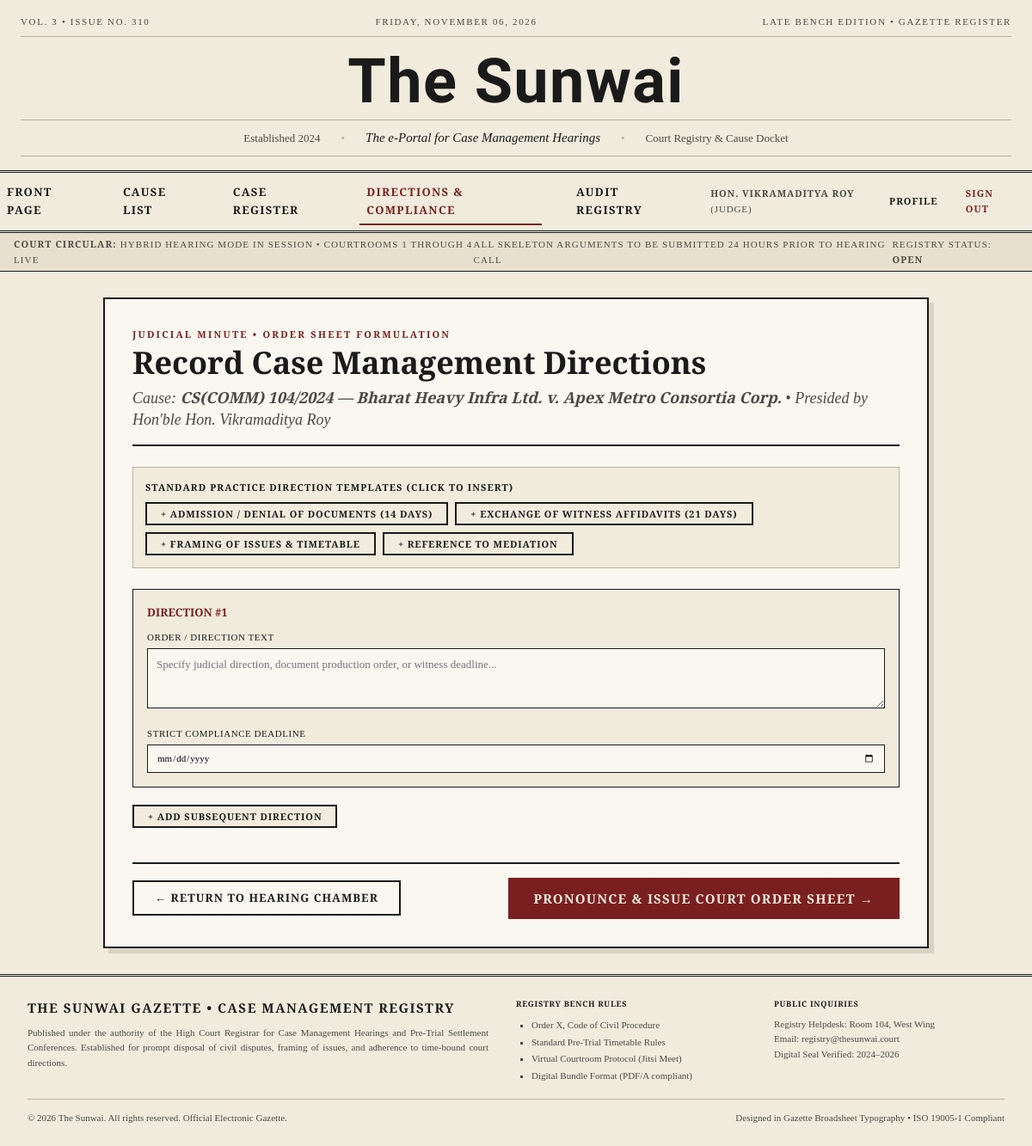
Screenshot of /directions/record/1/ (signed in) with the database file from the repository.
### accounts/models.py (models this page shows, shortened)
class User(AbstractUser):
    class Role(models.TextChoices):
        JUDGE = 'judge', 'Judge'
        REGISTRAR = 'registrar', 'Registrar'
        ADVOCATE = 'advocate', 'Advocate'
        LITIGANT = 'litigant', 'Litigant'
        ADMIN = 'admin', 'Admin'
    username = None  # Remove username field
    email = models.EmailField('email address', unique=True)
    role = models.CharField(
        max_length=20,
        choices=Role.choices,
        default=Role.LITIGANT,
    )
    bar_number = models.CharField(
        max_length=50, blank=True,
        help_text='Bar Council enrollment number (advocates only)',
    )
    court_designation = models.CharField(
        max_length=200, blank=True,
        help_text='Court/bench designation (judges only)',
    )
    phone = models.CharField(max_length=20, blank=True)
    USERNAME_FIELD = 'email'
    REQUIRED_FIELDS = ['first_name', 'last_name']
    objects = UserManager()
    class Meta:
        ordering = ['last_name', 'first_name']
    @property
    def display_name(self):
        if self.role == self.Role.JUDGE:
            return f'Hon. {self.get_full_name()}'
        elif self.role == self.Role.ADVOCATE:
            return f'Adv. {self.get_full_name()}'
        return self.get_full_name()
    @property
    def is_judge(self):
        return self.role == self.Role.JUDGE
    @property
    def is_registrar(self):
        return self.role == self.Role.REGISTRAR

### cases/models.py (models this page shows, shortened)
class Case(models.Model):
    class CaseType(models.TextChoices):
        CIVIL = 'civil', 'Civil Suit'
        CRIMINAL = 'criminal', 'Criminal Case'
        WRIT = 'writ', 'Writ Petition'
        APPEAL = 'appeal', 'Appeal'
        ARBITRATION = 'arbitration', 'Arbitration'
        FAMILY = 'family', 'Family Matter'
        COMMERCIAL = 'commercial', 'Commercial Dispute'
    class Status(models.TextChoices):
        FILED = 'filed', 'Filed'
        PENDING = 'pending', 'Pending'
        ACTIVE = 'active', 'Active'
        RESERVED = 'reserved', 'Reserved for Orders'
        DISPOSED = 'disposed', 'Disposed'
        ARCHIVED = 'archived', 'Archived'
    class Stage(models.TextChoices):
        FILING = 'filing', 'Filing'
        NOTICE = 'notice', 'Notice Stage'
        PLEADINGS = 'pleadings', 'Pleadings'
        CASE_MGMT = 'case_mgmt', 'Case Management'
        TRIAL = 'trial', 'Trial'
        ARGUMENTS = 'arguments', 'Arguments'
        JUDGMENT = 'judgment', 'Judgment'
    case_no = models.CharField(max_length=50, unique=True, db_index=True)
    title = models.CharField(
        max_length=300,
        help_text='e.g. "Smith v. Jones Corporation"',
    )
    case_type = models.CharField(max_length=20, choices=CaseType.choices)
    status = models.CharField(
        max_length=20, choices=Status.choices, default=Status.FILED,
    )
    stage = models.CharField(
        max_length=20, choices=Stage.choices, default=Stage.FILING,
    )
    filing_date = models.DateField(auto_now_add=True)
    judge = models.ForeignKey(
        settings.AUTH_USER_MODEL,
        on_delete=models.SET_NULL,
        null=True, blank=True,
        related_name='assigned_cases',
        limit_choices_to={'role': 'judge'},
    )
    description = models.TextField(blank=True)
    created_at = models.DateTimeField(auto_now_add=True)
    updated_at = models.DateTimeField(auto_now=True)
    class Meta:
        ordering = ['-created_at']
        verbose_name_plural = 'cases'

### hearings/models.py (models this page shows, shortened)
class Hearing(models.Model):
    class HearingStatus(models.TextChoices):
        UPCOMING = 'upcoming', 'Upcoming'
        IN_PROGRESS = 'in_progress', 'In Progress'
        COMPLETED = 'completed', 'Completed'
        ADJOURNED = 'adjourned', 'Adjourned'
    slot = models.OneToOneField(
        'scheduling.HearingSlot',
        on_delete=models.CASCADE,
        related_name='hearing',
    )
    status = models.CharField(
        max_length=20,
        choices=HearingStatus.choices,
        default=HearingStatus.UPCOMING,
    )
    jitsi_room_name = models.CharField(max_length=200, blank=True)
    started_at = models.DateTimeField(null=True, blank=True)
    ended_at = models.DateTimeField(null=True, blank=True)
    summary = models.TextField(blank=True, help_text='Post-hearing summary')
    class Meta:
        ordering = ['-slot__date', '-slot__start_time']

### scheduling/models.py (models this page shows, shortened)
class HearingSlot(models.Model):
    class SlotStatus(models.TextChoices):
        SCHEDULED = 'scheduled', 'Scheduled'
        CONFIRMED = 'confirmed', 'Confirmed'
        RESCHEDULED = 'rescheduled', 'Rescheduled'
        CANCELLED = 'cancelled', 'Cancelled'
        COMPLETED = 'completed', 'Completed'
    case = models.ForeignKey(
        'cases.Case', on_delete=models.CASCADE, related_name='hearing_slots',
    )
    date = models.DateField(db_index=True)
    start_time = models.TimeField()
    end_time = models.TimeField()
    courtroom = models.ForeignKey(
        Courtroom, on_delete=models.SET_NULL,
        null=True, blank=True, related_name='slots',
    )
    judge = models.ForeignKey(
        settings.AUTH_USER_MODEL,
        on_delete=models.SET_NULL,
        null=True, related_name='hearing_slots',
        limit_choices_to={'role': 'judge'},
    )
    status = models.CharField(
        max_length=20, choices=SlotStatus.choices, default=SlotStatus.SCHEDULED,
    )
    purpose = models.CharField(max_length=200, default='Case Management Hearing')
    notes = models.TextField(blank=True)
    created_at = models.DateTimeField(auto_now_add=True)
    updated_at = models.DateTimeField(auto_now=True)
    class Meta:
        ordering = ['date', 'start_time']

### directions/views.py (the view, shortened to what this page needs)
# urls.py: path('record/<int:hearing_id>/', views.record_directions, name='record_directions'),
@login_required
def record_directions(request, hearing_id):
    if not request.user.is_judge:
        messages.error(request, 'Only judges can record directions.')
        return redirect('dashboard:front_page')
    hearing = get_object_or_404(Hearing, pk=hearing_id)
    templates = DirectionTemplate.objects.filter(is_active=True)
    context = {
        'hearing': hearing,
        'case': hearing.slot.case,
        'templates': templates,
    }
    return render(request, 'directions/record_directions.html', context)

### templates/directions/record_directions.html (shortened to what this page needs)
{% extends "base.html" %}
{% load static %}
{% block content %}
<div style="max-width: 960px; margin: 30px auto; padding: 32px; background: var(--cream); border: 2px solid var(--ink); box-shadow: 6px 6px 0px rgba(26,26,26,0.12);"
     x-data="{
        directions: [
            { id: 1, text: '', deadline: '' }
        ],
        addDirection() {
            const nextId = this.directions.length + 1;
            this.directions.push({ id: nextId, text: '', deadline: '' });
        },
        useTemplate(text) {
            this.directions[this.directions.length - 1].text = text;
        }
     }">
    <div style="border-bottom: 2px solid var(--ink); padding-bottom: 16px; margin-bottom: 24px;">
        <span class="kicker">Judicial Minute &bull; Order Sheet Formulation</span>
        <h2 class="headline headline--section" style="font-size: var(--text-3xl); margin-top: 4px;">
            Record Case Management Directions
        </h2>
        <div class="deck" style="margin-bottom: 0;">
            Cause: <strong>{{ case.case_no }} &mdash; {{ case.title }}</strong> &bull; Presided by Hon'ble {{ hearing.slot.judge.display_name }}
        </div>
    </div>
    <div style="background: var(--newsprint); border: 1.5px solid var(--hairline); padding: 14px; margin-bottom: 24px;">
        <h4 style="font-family: var(--font-headline); font-size: var(--text-xs); text-transform: uppercase; letter-spacing: 0.1em; margin-bottom: 8px;">
            Standard Practice Direction Templates (Click to Insert)
        </h4>
        <div style="display: flex; flex-wrap: wrap; gap: 8px;">
            <button type="button" @click="useTemplate('Plaintiff shall file and serve list of documents along with admission/denial within 2 weeks.')"
                class="btn btn--sm" style="font-size: 11px;">
                + Admission / Denial of Documents (14 Days)
            </button>
            <button type="button" @click="useTemplate('Parties shall exchange list of witnesses and file evidence affidavits of PW-1 and DW-1 within 3 weeks.')"
                class="btn btn--sm" style="font-size: 11px;">
                + Exchange of Witness Affidavits (21 Days)
            </button>
            <button type="button" @click="useTemplate('Parties to submit joint agreed issues; failing agreement, separate proposed issues to be tendered 48 hours prior to next date.')"
                class="btn btn--sm" style="font-size: 11px;">
                + Framing of Issues &amp; Timetable
            </button>
            <button type="button" @click="useTemplate('Matter referred to Delhi High Court Mediation Centre. Report to be submitted prior to next sitting.')"
                class="btn btn--sm" style="font-size: 11px;">
                + Reference to Mediation
            </button>
        </div>
    </div>
    <form method="post" action="{% url 'directions:record_directions' hearing.pk %}" style="display: flex; flex-direction: column; gap: 20px;">
        <template x-for="(dir, index) in directions" :key="dir.id">
            <div style="background: var(--newsprint); border: 1.5px solid var(--ink); padding: 16px; position: relative;">
                <div style="display: flex; justify-content: space-between; align-items: center; margin-bottom: 8px;">
                    <span style="font-family: var(--font-headline); font-weight: 700; font-size: var(--text-sm); text-transform: uppercase; color: var(--oxblood);"
                          x-text="'Direction #' + (index + 1)"></span>
                </div>
                <div style="margin-bottom: 12px;">
                    <label style="display: block; font-family: var(--font-headline); font-size: var(--text-xs); text-transform: uppercase; letter-spacing: 0.05em; margin-bottom: 4px;">
                        Order / Direction Text
                    </label>
                    <textarea :name="'direction_' + (index + 1)" x-model="dir.text" rows="3" required placeholder="Specify judicial direction, document production order, or witness deadline..."
                        style="width: 100%; padding: 10px; font-family: var(--font-body); font-size: var(--text-sm); border: 1px solid var(--ink); background: var(--cream); outline: none; resize: vertical;"></textarea>
                </div>
                <div style="display: flex; gap: 16px; align-items: center;">
                    <div style="flex: 1;">
                        <label style="display: block; font-family: var(--font-headline); font-size: var(--text-xs); text-transform: uppercase; letter-spacing: 0.05em; margin-bottom: 4px;">
                            Strict Compliance Deadline
                        </label>
                        <input type="date" :name="'deadline_' + (index + 1)" x-model="dir.deadline"
                            style="width: 100%; padding: 8px 10px; font-family: var(--font-body); font-size: var(--text-xs); border: 1px solid var(--ink); background: var(--cream);">
                    </div>
                </div>
            </div>
        </template>
        <div>
            <button type="button" @click="addDirection()" class="btn btn--sm" style="background: var(--newsprint);">
                + Add Subsequent Direction
            </button>
        </div>
        <div style="display: flex; justify-content: space-between; align-items: center; margin-top: 20px; padding-top: 16px; border-top: 2px solid var(--ink);">
            <a href="{% url 'hearings:hearing_room' hearing.pk %}" class="btn">
                &larr; Return to Hearing Chamber
            </a>
            <button type="submit" class="btn btn--filled" style="background: var(--oxblood); border-color: var(--oxblood); padding: 12px 28px; font-size: var(--text-base);">
                Pronounce &amp; Issue Court Order Sheet &rarr;
            </button>
        </div>
    </form>
</div>
{% endblock %}

### templates/newspaper/nav.html (shortened to what this page needs)
<nav class="section-nav" aria-label="Newspaper Sections">
    <a href="{% url 'dashboard:front_page' %}" class="section-nav__link {% if request.resolver_match.url_name == 'front_page' %}section-nav__link--active{% endif %}">
        Front Page
    </a>
    <a href="{% url 'scheduling:cause_list' %}" class="section-nav__link {% if request.resolver_match.app_name == 'scheduling' and request.resolver_match.url_name == 'cause_list' %}section-nav__link--active{% endif %}">
        Cause List
    </a>
    <a href="{% url 'cases:case_list' %}" class="section-nav__link {% if request.resolver_match.app_name == 'cases' %}section-nav__link--active{% endif %}">
        Case Register
    </a>
    <a href="{% url 'directions:directions_list' %}" class="section-nav__link {% if request.resolver_match.app_name == 'directions' %}section-nav__link--active{% endif %}">
        Directions &amp; Compliance
    </a>
    {% if user.is_staff or user.is_admin %}
    <a href="{% url 'audit:audit_log' %}" class="section-nav__link {% if request.resolver_match.app_name == 'audit' %}section-nav__link--active{% endif %}">
        Audit Registry
    </a>
    {% endif %}
    <div style="margin-left: auto; display: flex; align-items: center; gap: 1rem; padding-right: 1rem;">
        {% if user.is_authenticated %}
            <span style="font-family: var(--font-body); font-size: var(--text-xs); color: var(--muted); text-transform: uppercase; letter-spacing: 0.08em;">
                <strong>{{ user.display_name }}</strong> ({{ user.get_role_display }})
            </span>
            <a href="{% url 'accounts:profile' %}" class="section-nav__link {% if request.resolver_match.url_name == 'profile' %}section-nav__link--active{% endif %}" style="font-size: var(--text-xs);">
                Profile
            </a>
            <a href="{% url 'accounts:logout' %}" class="section-nav__link" style="font-size: var(--text-xs); color: var(--oxblood);">
                Sign Out
            </a>
        {% else %}
            <a href="{% url 'accounts:login' %}" class="section-nav__link section-nav__link--active" style="font-size: var(--text-xs);">
                Sign In &rarr;
            </a>
        {% endif %}
    </div>
</nav>

### rows the page displays
User: display_name "HON. VIKRAMADITYA ROY", role "JUDGE"
Case: case_no "CS(COMM) 104/2024", title "Bharat Heavy Infra Ltd. v. Apex Metro Consortia Corp."
Hearing: slot.judge.display_name "Hon. Vikramaditya Roy"

### other values shown
{{ issue_no|default:"42" }} "310"
{{ portal_established|default:"2024" }} "2024"
{{ portal_tagline|default:"The e-Portal for Case Management Hearings" }} "The e-Portal for Case Management Hearings"
